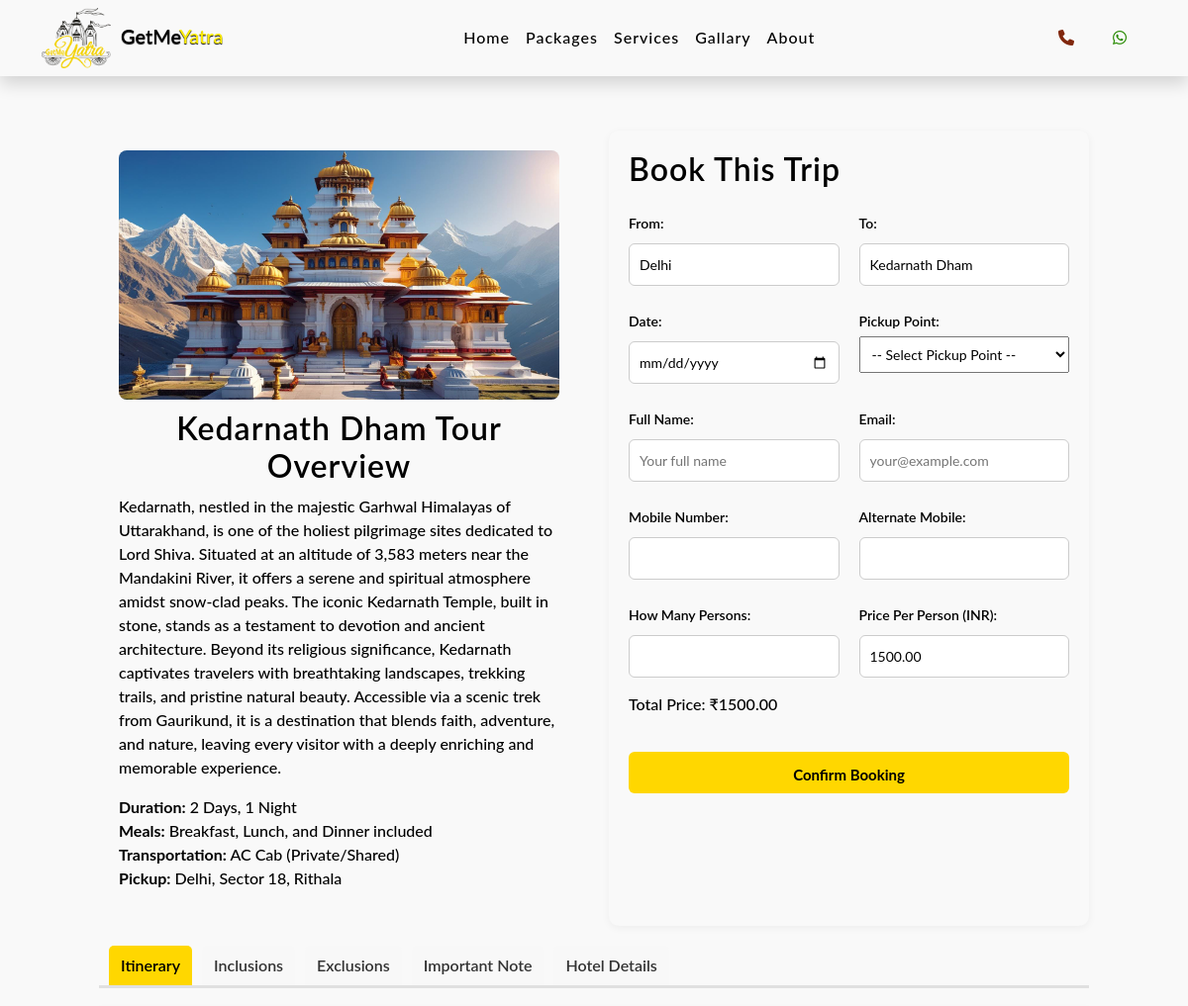
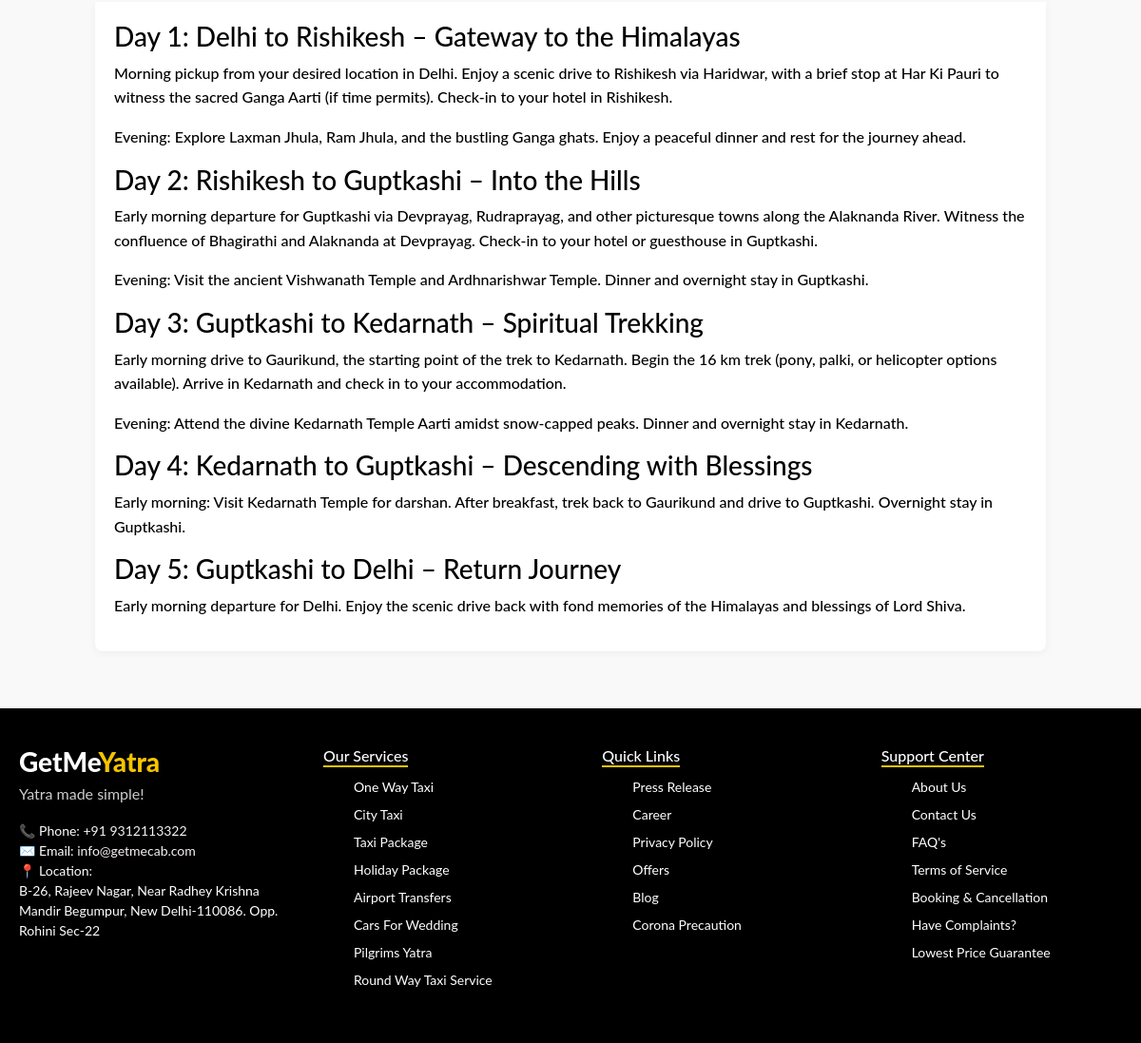
The app's page /tour/kedarnath/ with its own data (2 pictures, top to bottom).
### GetMeYatraApp/models.py (models this page shows, shortened)
class TourPackage(models.Model):
    name = models.CharField(max_length=100)
    slug = models.SlugField(unique=True)
    image = models.ImageField(upload_to='tour_images/')
    description = models.TextField()  # Short description (homepage)
    full_description = models.TextField()  # Overview paragraph
    duration = models.CharField(max_length=50)
    meals = models.CharField(max_length=100)
    transportation = models.CharField(max_length=100)
    pickup_points = models.CharField(max_length=200)
    price_per_person = models.DecimalField(max_digits=10, decimal_places=2)
    itinerary = models.TextField()
    inclusions = models.TextField()
    exclusions = models.TextField()
    important_note = models.TextField()
    hotel_details = models.TextField()

### GetMeYatraApp/views.py (the view)
# urls.py: path('tour/<slug:slug>/', views.tour_detail, name='tour_detail'),  # Dynamic detail page
def tour_detail(request, slug):
    package = get_object_or_404(TourPackage, slug=slug)
    pickup_points = [p.strip() for p in package.pickup_points.split(',') if p.strip()]
    return render(request, 'tourdetail.html', {
        'package': package,
        'pickup_points': pickup_points
    })

### templates/tourdetail.html (shortened to what this page needs)
{% extends "base.html" %}
{% load static %}
{% block content %}
<section class="about" id="about">
  <div class="container1">
    <div class="info-section">
      <div class="left-column" style="flex: 1;">
        <img src="{{ package.image.url }}" alt="{{ package.name }}" class="detail-image" />
        <h2>{{ package.name }} Tour Overview</h2>
        <p>{{ package.full_description|safe }}</p>
        <p>
          <strong>Duration:</strong> {{ package.duration }} <br />
          <strong>Meals:</strong> {{ package.meals }} <br />
          <strong>Transportation:</strong> {{ package.transportation }} <br />
          <strong>Pickup:</strong> {{ package.pickup_points }} <br />
        </p>
      </div>
      <div class="right-column booking-form" style="flex: 1;">
        <h2>Book This Trip</h2>
        <form id="tripForm" method="POST" action="{% url 'book_trip' %}">
          <div class="form-row">
            <div class="form-group">
              <label for="from">From:</label>
              <input type="text" id="from" name="from" value="Delhi" readonly />
            </div>
            <div class="form-group">
              <label for="to">To:</label>
              <input type="text" id="to" name="to" value="{{ package.name }}" readonly />
            </div>
          </div>
          <div class="form-row">
            <div class="form-group">
              <label for="date">Date:</label>
              <input type="date" id="date" name="date" required />
            </div>
            <div class="form-group">
              <label for="pickup">Pickup Point:</label>
              <select id="pickup" name="pickup" required>
                <option value="">-- Select Pickup Point --</option>
              </select>
            </div>
          </div>
          <div class="form-row">
            <div class="form-group">
              <label for="name">Full Name:</label>
              <input type="text" id="name" name="name" placeholder="Your full name" required />
            </div>
            <div class="form-group">
              <label for="email">Email:</label>
              <input type="email" id="email" name="email" placeholder="your@example.com" required />
            </div>
          </div>
          <div class="form-row">
            <div class="form-group">
              <label for="phone">Mobile Number:</label>
              <input type="tel" id="phone" name="phone" pattern="[0-9]{10}" maxlength="10" required />
            </div>
            <div class="form-group">
              <label for="altPhone">Alternate Mobile:</label>
              <input type="tel" id="altPhone" name="altPhone" pattern="[0-9]{10}" maxlength="10" />
            </div>
          </div>
          <div class="form-row">
            <div class="form-group">
              <label for="persons">How Many Persons:</label>
              <input type="number" id="persons" name="persons" min="1" required />
            </div>
            <div class="form-group">
              <label for="price">Price Per Person (INR):</label>
              <input type="text" id="price" name="price" value="{{ package.price_per_person }}" readonly />
            </div>
          </div>
          <p id="total-price">Total Price: ₹{{ package.price_per_person }}</p>
          <button type="submit" class="submit">Confirm Booking</button>
        </form>
      </div>
    </div>
    <div class="info">
      <div class="tabs">
        <button class="tab active" data-tab="itinerary">Itinerary</button>
        <button class="tab" data-tab="inclusions">Inclusions</button>
        <button class="tab" data-tab="exclusions">Exclusions</button>
        <button class="tab" data-tab="note">Important Note</button>
        <button class="tab" data-tab="hotel">Hotel Details</button>
      </div>
      <div id="itinerary" class="tab-content active">
        {{ package.itinerary|safe }}
      </div>
    </div>
  </div>
</section>
{% endblock content %}

### templates/base.html
{% include "header.html" %}
{% load static %}
{% block content %}
{% endblock content %}
{% include "footer.html" %}

### templates/header.html (shortened to what this page needs)
<html lang="en">
{% load static %}
<head>
  <link rel="stylesheet" href="{% static 'css/style0.css' %}">
  <link href="https://cdn.jsdelivr.net/npm/bootstrap@5.0.2/dist/css/bootstrap.min.css" rel="stylesheet"
>
  <link rel="stylesheet" href="https://cdnjs.cloudflare.com/ajax/libs/font-awesome/6.2.1/css/all.min.css">
</head>
<body>
  <nav class="navbar navbar-expand-lg fixed-top shadow" id="navbar">
    <div class="container">
      <a href="{% url 'home' %}">
        <img class="logo" src="{% static 'images/logo4.png' %}" alt="">
      </a>
      <a class="navbar-brand" href="{% url 'home' %}" id="logo">GetMe<span>Yatra</span></a>
      <div class="collapse navbar-collapse" id="mynavbar">
        <ul class="navbar-nav me-auto ms-auto">
          <li class="nav-item">
            <a class="nav-link {% if request.path == '/homePage/' %}active{% endif %}" href="{% url 'home' %}">Home</a>
          </li>
          <li class="nav-item">
            <a class="nav-link {% if request.path == '/package/' %}active{% endif %}"
              href="{% url 'package' %}">Packages</a>
          </li>
          <li class="nav-item">
            <a class="nav-link {% if request.path == '/service/' %}active{% endif %}"
              href="{% url 'service' %}">Services</a>
          </li>
          <li class="nav-item">
            <a class="nav-link {% if request.path == '/gallery/' %}active{% endif %}"
              href="{% url 'gallery' %}">Gallary</a>
          </li>
          <li class="nav-item">
            <a class="nav-link {% if request.path == '/aboutUs/' %}active{% endif %}"
              href="{% url 'aboutUs' %}">About</a>
          </li>
        </ul>
        <form class="d-flex">
          <li class="nav-item">
            <a class="nav-link" href="tel:+918965945602" title="Call Now">
              <i class="fa-solid fa-phone" style="padding: 3px; color: rgb(128, 39, 13);"></i>
            </a>
          </li>
          <li class="nav-item">
            <a class="nav-link" href="#" onclick="openWhatsAppChat(); return false;" title="Chat on WhatsApp">
              <i class="fab fa-whatsapp" style="padding: 3px; color: rgb(39, 138, 0);"></i>
            </a>
          </li>
        </form>
      </div>
    </div>
  </nav>

### templates/footer.html (shortened to what this page needs)
<footer class="footer">
    <div class="footer-container">
        <div class="footer-brand">
            <div class="logo">GetMe<span>Yatra</span></div>
            <p class="tagline">Yatra made simple!</p>
            <div class="footer-icons">
                <div>📞 Phone: <a href="tel:+919312113322">+91 9312113322</a></div>
                <div>✉️ Email: <a href="mailto:info@getmecab.com">info@getmecab.com</a></div>
                <div>📍 Location:<br>
                    B-26, Rajeev Nagar, Near Radhey Krishna Mandir Begumpur, New Delhi-110086. Opp. Rohini Sec-22
                </div>
            </div>
        </div>
        <div class="footer-columns">
            <div class="footer-col">
                <h4>Our Services</h4>
                <ul>
                    <li><a href="{% url 'home' %}">One Way Taxi</a></li>
                    <li><a href="{% url 'home' %}">City Taxi</a></li>
                    <li><a href="{% url 'home' %}">Taxi Package</a></li>
                    <li><a href="{% url 'home' %}">Holiday Package</a></li>
                    <li><a href="{% url 'home' %}">Airport Transfers</a></li>
                    <li><a href="{% url 'home' %}">Cars For Wedding</a></li>
                    <li><a href="{% url 'home' %}">Pilgrims Yatra</a></li>
                    <li><a href="{% url 'home' %}">Round Way Taxi Service</a></li>
                </ul>
            </div>
            <div class="footer-col">
                <h4>Quick Links</h4>
                <ul>
                    <li><a href="{% url 'home' %}">Press Release</a></li>
                    <li><a href="{% url 'home' %}">Career</a></li>
                    <li><a href="{% url 'home' %}">Privacy Policy</a></li>
                    <li><a href="{% url 'home' %}">Offers</a></li>
                    <li><a href="{% url 'home' %}">Blog</a></li>
                    <li><a href="{% url 'home' %}">Corona Precaution</a></li>
                </ul>
            </div>
            <div class="footer-col">
                <h4>Support Center</h4>
                <ul>
                    <li><a href="{% url 'home' %}">About Us</a></li>
                    <li><a href="{% url 'home' %}">Contact Us</a></li>
                    <li><a href="{% url 'home' %}">FAQ's</a></li>
                    <li><a href="{% url 'home' %}">Terms of Service</a></li>
                    <li><a href="{% url 'home' %}">Booking & Cancellation</a></li>
                    <li><a href="{% url 'home' %}">Have Complaints?</a></li>
                    <li><a href="{% url 'home' %}">Lowest Price Guarantee</a></li>
                </ul>
            </div>
        </div>
    </div>
</footer>
</body>
</html>

### static/CSS/style0.css (style rules this page uses)
*, *::before, *::after { box-sizing: border-box; }
* { margin: 0; padding: 0; text-decoration: none; list-style: none; scroll-behavior: smooth; font-family: 'Lato', sans-serif; }
#navbar { background: #f9f9f9; }
#logo { font-size: 20px; font-weight: 450; color: black; text-shadow: 0px 1px 1px black; margin-bottom: 5px; }
.navbar-nav { margin-left: 20px; }
.nav-item .nav-link { font-size: 16px; font-weight: 550; color: black; letter-spacing: 1px; border-radius: 3px; transition: 0.5s ease; }
.about { padding: 50px; margin-top: 50px; background: #f9f9f9; }
.about h2 { font-weight: 600; letter-spacing: 1px; }
.about p { font-weight: 500; }

### templates/header.html (style rules this page uses)
.container1 { max-width: 1000px; margin: auto; margin-top: 10px; margin-bottom: 10px; }
.detail-image { width: 100%; max-height: 400px; object-fit: cover; border-radius: 8px; }
form label { display: block; margin-top: 15px; font-weight: 600; }
form input, form textarea { width: 100%; padding: 10px; margin-top: 5px; border: 1px solid #ccc; border-radius: 6px; font-size: 14px; box-sizing: border-box; }
.info { margin-top: 20px; }
.info p { line-height: 1.6; }
.info-section { display: flex; justify-content: space-between; gap: 30px; margin-top: 20px; flex-wrap: wrap; }
.tabs { display: flex; flex-wrap: nowrap; overflow-x: auto; gap: 10px; border-bottom: 3px solid #e0e0e0; margin: 20px 0; padding: 0 10px; max-width: 100vw; scrollbar-width: none; -ms-overflow-style: none; }
.tab { flex: 0 0 auto; padding: 8px 12px; font-size: 16px; font-weight: 600; border: none; background-color: #f8f8f8; border-radius: 5px 5px 0 0; cursor: pointer; color: #333; white-space: nowrap; transition: background-color 0.3s ease; }
.tab.active { background-color: #ffd700; color: #000; }
.tab-content { display: none; background: #fff; padding: 20px; border-radius: 0 0 8px 8px; box-shadow: 0 2px 8px rgba(0, 0, 0, 0.05); animation: fadeIn 0.3s ease-in-out; max-width: 100%; }
.tab-content.active { display: block; }
.info-section { display: flex; gap: 30px; margin-top: 30px; flex-wrap: wrap; }
.left-column { flex: 1; min-width: 300px; padding: 20px; }
.left-column h2 { text-align: center; margin: 10px; }
.right-column { flex: 1; min-width: 280px; background: #f9f9f9; padding: 20px; border-radius: 10px; box-shadow: 0 2px 8px rgba(0, 0, 0, 0.05); }
.booking-form h2 { margin-bottom: 15px; }
.booking-form label { display: block; margin-top: 10px; font-weight: 600; font-size: 14px; }
.booking-form input { width: 100%; padding: 10px; font-size: 14px; margin-top: 5px; border: 1px solid #ccc; border-radius: 6px; background: #fff; }
.booking-form .submit { width: 100%; margin-top: 20px; padding: 12px; background: #ffd700; border: none; font-weight: bold; color: #000; cursor: pointer; border-radius: 6px; transition: background 0.3s ease; }
.form-row { display: flex; flex-wrap: wrap; gap: 20px; margin-bottom: 15px; }
.form-group { flex: 1; min-width: 200px; display: flex; flex-direction: column; }
#tripForm { max-width: 800px; margin: auto; }
label { font-weight: bold; margin-bottom: 5px; }
input, select, textarea { padding: 8px; font-size: 14px; }

### records on screen
TourPackage: image (picture), name "Kedarnath Dham", full_description "Kedarnath, nestled in the majestic Garhwal Himalayas of Uttarakhand, is one of the holiest pilgrimage sites dedicated to Lord Shiva. Situated at an altitude of 3,583 meters near the Mandakini River, it offers a serene and spiritual atmosphere amidst snow-clad peaks. The iconic Kedarnath Temple, built in stone, stands as a testament to devotion and ancient architecture. Beyond its religious significance, Kedarnath captivates travelers with breathtaking landscapes, trekking trails, and pristine natural beauty. Accessible via a scenic trek from Gaurikund, it is a destination that blends faith, adventure, and nature, leaving every visitor with a deeply enriching and memorable experience.", duration "2 Days, 1 Night", meals "Breakfast, Lunch, and Dinner included", transportation "AC Cab (Private/Shared)", pickup_points "Delhi, Sector 18, Rithala", to "Kedarnath Dham", price "1500.00", price_per_person "1500.00", itinerary "Day 1: Delhi to Rishikesh – Gateway to the Himalayas Morning pickup from your desired location in Delhi. Enjoy a scenic drive to Rishikesh via Haridwar, with a brief stop at Har Ki Pauri to witness the sacred Ganga Aarti (if time permits). Check-in to your hotel in Rishikesh. Evening: Explore Laxman Jhula, Ram Jhula, and the bustling Ganga ghats. Enjoy a peaceful dinner and rest for the journey ahead. Day 2: Rishikesh to Guptkashi – Into the Hills Early morning departure for Guptkashi via Devprayag, Rudraprayag, and other picturesque towns along the Alaknanda River. Witness the confluence of Bhagirathi and Alaknanda at Devprayag. Check-in to your hotel or guesthouse in Guptkashi. Evening:…"
